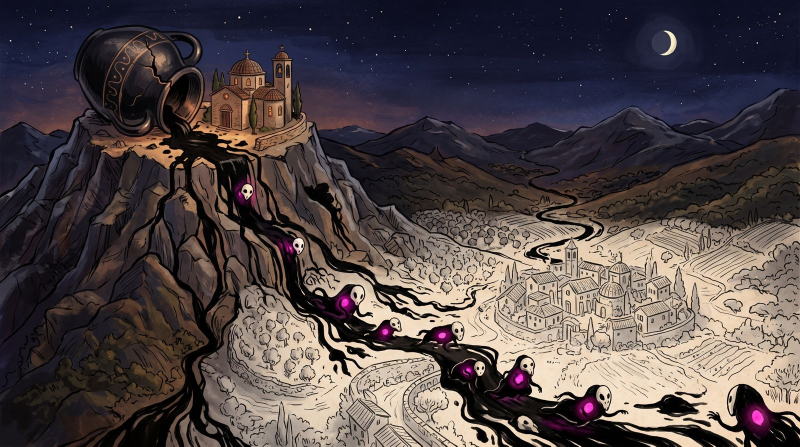
#> input picture img/p1.jpg, 1600 x 893 px (shown at 1/2 size)
$ python claims.py ../img/p1.jpg
#> lines starting #> are read from the running program, lines starting #| are printed output that depends on the picture; after the words box and inside, x2 and y2 are one past the last pixel; in counts of white or black regions, pixels touching at a corner belong together
#!/usr/bin/env python3
"""BLOOMFIRE claims, measured on a game-shaped frame.
Usage: python3 tools/claims.py <png|dir> [...]   -> one row per frame + medians, as a table and JSON (--json).
Every frame is centre-cropped to the 844:390 aspect (never stretched), then resampled to 844x390.
Bands are fractions of that 844x390 frame. A rifle box (bottom right) is excluded from the near-field band.
See ref/CLAIMS.md for the claims, thresholds and how each could be gamed."""
import sys, os, json, glob
import numpy as np
from PIL import Image, ImageFilter
from scipy import ndimage as ndi

W, H = 844, 390

def load(path):
#> called with path = '../img/p1.jpg'
    im = Image.open(path).convert("RGB")
#> im is the input picture: PIL image 1600x893 RGB; mean R, G, B 80.5, 70.5, 71
    w, h = im.size
#> w = 1600; h = 893
    tgt = W / H
    if w / h > tgt:  # too wide: crop sides
        nw = int(round(h * tgt)); x0 = (w - nw) // 2; im = im.crop((x0, 0, x0 + nw, h))
    else:            # too tall: crop top and bottom
        nh = int(round(w / tgt)); y0 = (h - nh) // 2; im = im.crop((0, y0, w, y0 + nh))
#> after `nh = int(round(w / tgt))`: nh = 739
#> after `y0 = (h - nh) // 2`: y0 = 77
    return im.resize((W, H), Image.LANCZOS)

def hsv(a):
    r, g, b = [a[..., i] for i in range(3)]
    mx = a.max(-1); mn = a.min(-1); d = mx - mn + 1e-6
    h = np.where(mx == r, (g - b) / d % 6, np.where(mx == g, (b - r) / d + 2, (r - g) / d + 4)) * 60
    s = np.where(mx > 0, (mx - mn) / (mx + 1e-6), 0)
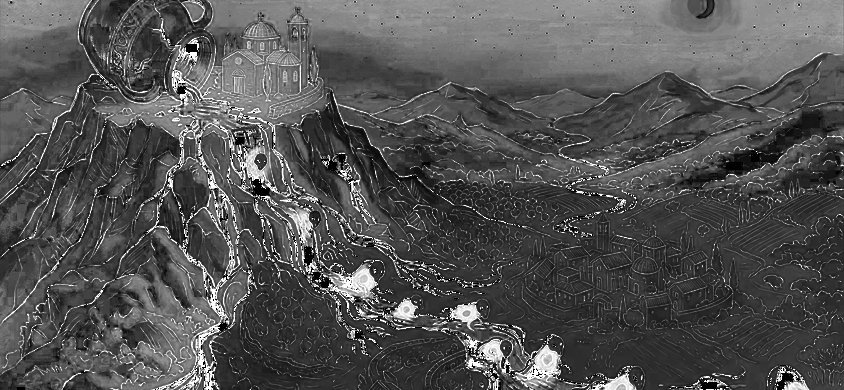
#> s: shape (390, 844) float32; min 0, max 1, mean 0.327
    return h, s, mx

def measure(path):
    im = load(path)
    a = np.asarray(im).astype(np.float32) / 255.0
    L = (0.2126 * a[..., 0] + 0.7152 * a[..., 1] + 0.0722 * a[..., 2]) * 255
    h, s, v = hsv(a)
    R, B = a[..., 0] * 255, a[..., 2] * 255
    out = {"frame": os.path.basename(path)}

    # C1 two colour temperatures: warm painted vs cold ink wash, both present in quantity
    warm = (h >= 15) & (h <= 65) & (s >= 0.30) & (v >= 0.35)
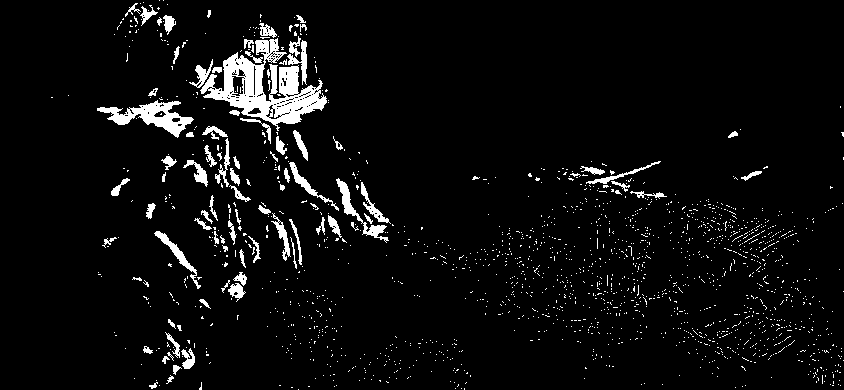
#> warm: shape (390, 844) bool; 5.2% white; 1692 white regions (1608 under 20 px), largest, box (x1, y1, x2, y2) and area: (200, 38, 327, 131) 4471, (97, 100, 194, 138) 1358, (336, 178, 389, 243) 566
    cold = ((s < 0.16) | ((h >= 180) & (h <= 250) & (s < 0.45))) & (v >= 0.12)
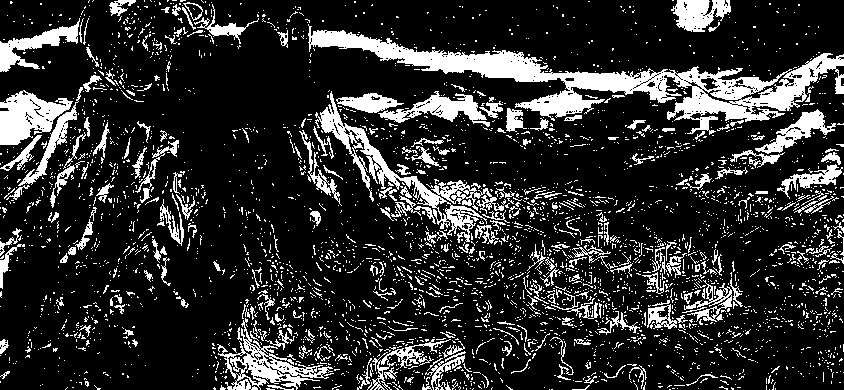
#> cold: shape (390, 844) bool; 17.8% white; 3658 white regions (3394 under 20 px), largest, box (x1, y1, x2, y2) and area: (308, 24, 844, 135) 12835, (315, 91, 504, 243) 3715, (0, 90, 73, 145) 2269
    out["warm_pct"] = round(100 * warm.mean(), 1)
    out["cold_pct"] = round(100 * cold.mean(), 1)

    # C2 the brightest values sit in the warm light: share of the top 2% luma that is warm (R-B > 20)
    t = np.percentile(L, 98)
#> t = 225.7
    top = L >= t
#> top: shape (390, 844) bool; 2% white in thin lines or dots, all inside (x1, y1, x2, y2) = (153, 0, 844, 390)
    out["p98_luma"] = round(float(t), 1)
    out["p2_luma"] = round(float(np.percentile(L, 2)), 1)
    out["top2_warm_share"] = round(float(((R - B) > 20)[top].mean()), 2)

    # C3 near field is dressed: bottom band, left of the rifle box; edge density and colour spread
    y0, y1, x0, x1 = int(0.62 * H), int(0.96 * H), int(0.03 * W), int(0.55 * W)
    gx = ndi.sobel(L, 1); gy = ndi.sobel(L, 0); G = np.hypot(gx, gy)
#> after `gy = ndi.sobel(L, 0)`:
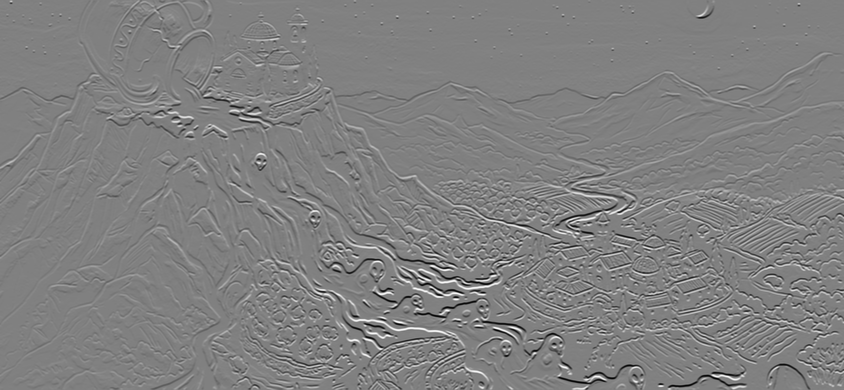
#> gy: shape (390, 844) float32; min -992.9, max 976.6, mean 1.4; drawn with min black and max white
    band = (slice(y0, y1), slice(x0, x1))
    out["near_edge_density"] = round(float((G[band] > 60).mean()), 3)
    out["near_luma_std"] = round(float(L[band].std()), 1)

    # C4 ink outlines in grey areas: thin dark lines inside cold regions, sky band excluded (top 25%)
    blur = ndi.uniform_filter(L, 9)
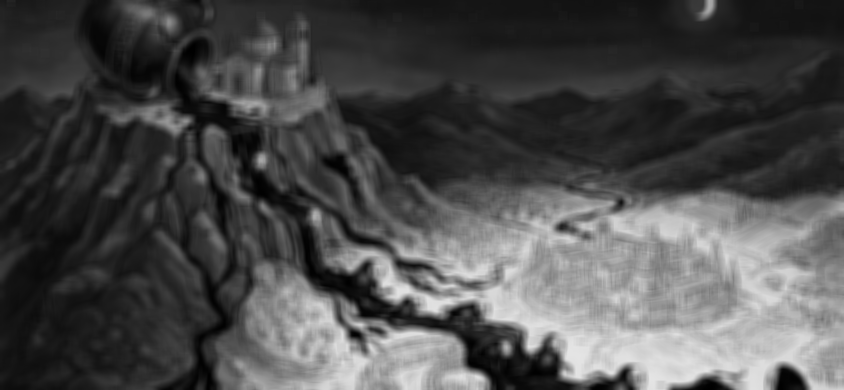
#> blur: shape (390, 844) float32; min 0.312, max 229.1, mean 76.7
    line = (L < 0.62 * blur) & (L < 110)
#> line: shape (390, 844) bool; 15.5% white in thin lines or dots
    cold_ground = cold.copy(); cold_ground[: int(0.25 * H)] = False
#> after `cold_ground[:int(0.25 * H)] = False`: cold_ground: shape (390, 844) bool; 13.2% white; 3248 white regions (3008 under 20 px), largest, box (x1, y1, x2, y2) and area: (315, 97, 504, 243) 3702, (217, 318, 333, 390) 2196, (667, 97, 800, 135) 2185
    cold_ground = ndi.binary_erosion(ndi.binary_closing(cold_ground, iterations=3), iterations=1) | cold_ground
#> cold_ground: shape (390, 844) bool; 22.5% white; 1162 white regions (1048 under 20 px), largest, box (x1, y1, x2, y2) and area: (290, 97, 611, 267) 18380, (481, 209, 743, 380) 12425, (212, 224, 361, 390) 6441
    region = ndi.binary_dilation(cold_ground, iterations=2)
#> region: shape (390, 844) bool; 37.5% white; 285 white regions (131 under 20 px), largest, box (x1, y1, x2, y2) and area: (207, 95, 759, 390) 70087, (665, 107, 844, 341) 12681, (0, 95, 120, 239) 8481
    out["ink_line_pct_in_grey"] = round(100 * float(line[region].mean()) if region.any() else 0.0, 2)
    # contrast: the same statistic inside warm regions (outlines should fade where colour returns)
    wreg = ndi.binary_dilation(warm, iterations=2) & ~region
#> wreg: shape (390, 844) bool; 11.2% white; 540 white regions (390 under 20 px), largest, box (x1, y1, x2, y2) and area: (184, 12, 341, 212) 10265, (95, 94, 196, 138) 1966, (556, 159, 669, 205) 1759
    out["ink_line_pct_in_warm"] = round(100 * float(line[wreg].mean()) if wreg.any() else 0.0, 2)

    # C5 magenta belongs to the ink only: present, and rare
    mag = (h >= 295) & (h <= 345) & (s >= 0.45) & (v >= 0.50)
#> mag: shape (390, 844) bool; 0.12% white; 15 white regions (7 under 20 px), largest, box (x1, y1, x2, y2) and area: (357, 273, 368, 284) 74, (543, 353, 552, 364) 66, (616, 384, 626, 390) 49
    out["magenta_pct"] = round(100 * float(mag.mean()), 2)

    # C6 the nearest enemy reads big: dark ink bodies connected to a magenta core, tallest bbox / frame height
    # opening (2 px) removes the ink outlines, which otherwise join every dark thing into one component
    ink = ndi.binary_opening((L < 70) & (B >= R - 15), iterations=2)
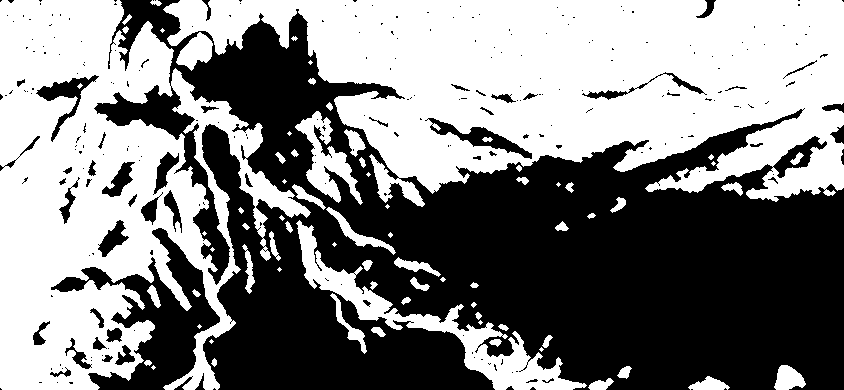
#> ink: shape (390, 844) bool; 50.9% white; 256 black regions (204 under 20 px), largest, box (x1, y1, x2, y2) and area: (94, 0, 844, 390) 144428, (51, 228, 220, 390) 8873, (425, 118, 532, 159) 1093
    magd = ndi.binary_dilation(mag, iterations=6)
#> magd: shape (390, 844) bool; 0.72% white; 8 white regions, largest, box (x1, y1, x2, y2) and area: (246, 140, 276, 177) 589, (350, 267, 374, 290) 353, (537, 347, 558, 370) 300
    lab, n = ndi.label(ink | ndi.binary_dilation(mag, iterations=2))
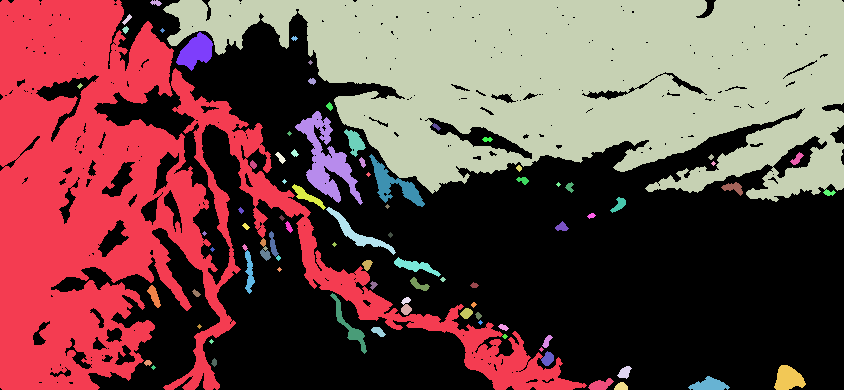
#> lab: shape (390, 844) int32; 87 distinct labels, from 0 to 86; one colour per label, 0 black
#> n = 86
    best = 0.0
    if n:
        hits = set(np.unique(lab[magd & (lab > 0)]).tolist())
#> hits = 10 items
        for sl_i, sl in enumerate(ndi.find_objects(lab), start=1):
            if sl is None or sl_i not in hits: continue
            if (sl[1].stop - sl[1].start) / W > 0.6: continue  # a whole-frame dark region is not a creature
            best = max(best, (sl[0].stop - sl[0].start) / H)
#> this loop made 86 passes
#> best on passes 24, 56, 60: 0.0231, 0.0282, 0.0282
    out["enemy_height_frac"] = round(best, 3)
    return out

def main():
    args = [x for x in sys.argv[1:] if not x.startswith("--")]
    files = []
    for a in args:
        files += sorted(glob.glob(os.path.join(a, "*.png"))) if os.path.isdir(a) else [a]
    rows = [measure(f) for f in files]
#> rows = 1 item
    if "--json" in sys.argv:
        print(json.dumps(rows, indent=1)); return
    keys = [k for k in rows[0] if k != "frame"]
#> keys = ['warm_pct', 'cold_pct', 'p98_luma', 'p2_luma', 'top2_warm_share', 'near_edge_density', 'near_luma_std', 'ink_line_pct_in_grey', 'ink_line_pct_in_warm', 'magenta_pct', 'enemy_height_frac']
    print(f"capture: centre-crop to 844:390, resample {W}x{H}")
    print("frame".ljust(28) + "".join(k[:14].rjust(15) for k in keys))
#| frame                              warm_pct       cold_pct       p98_luma        p2_luma top2_warm_shar near_edge_dens  near_luma_std ink_line_pct_i ink_line_pct_i    magenta_pct enemy_height_f
    for r in rows:
        print(r["frame"][:27].ljust(28) + "".join(str(r[k]).rjust(15) for k in keys))
#> this loop made 1 pass
#| p1.jpg                                  5.2           17.8          225.7            1.4            1.0          0.477           74.1          18.98          14.31           0.12          0.038
    med = {k: float(np.median([r[k] for r in rows])) for k in keys}
#> med = 11 items
    print("MEDIAN".ljust(28) + "".join(str(round(med[k], 3)).rjust(15) for k in keys))
#| MEDIAN                                  5.2           17.8          225.7            1.4            1.0          0.477           74.1          18.98          14.31           0.12          0.038

if __name__ == "__main__":
    main()
